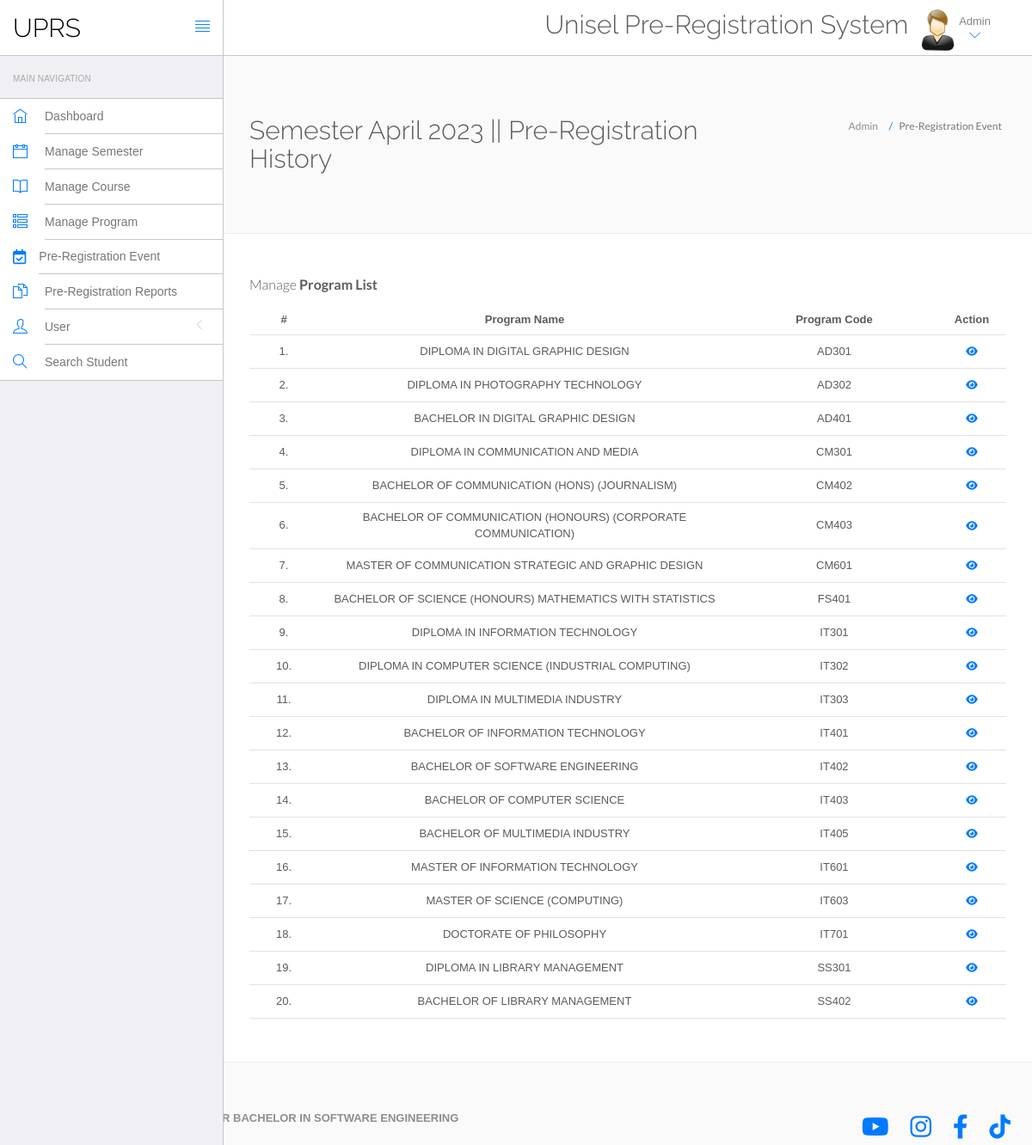
The page /admin/getProgram.php?sid=1 (signed in) on the database its author committed.
### tables this page shows
CREATE TABLE `semester` (
  `sid` int(11) NOT NULL,
  `SemesterCode` int(10) NOT NULL,
  `semesterName` varchar(30) NOT NULL,
  `CreationDate` datetime NOT NULL DEFAULT current_timestamp(),
  `status` int(1) NOT NULL,
  `startDate` datetime DEFAULT NULL,
  `endDate` datetime DEFAULT NULL
);

CREATE TABLE `program` (
  `pCode` varchar(6) NOT NULL,
  `pName` varchar(150) NOT NULL
);

### src/admin/getProgram.php (the view, shortened to what this page needs)
<?php
include('include/config.php');
if (strlen(($_SESSION['id'] == 0))) {
    header('location:logout.php');
} else {
    $sid = mysqli_real_escape_string($con, $_GET['sid']);
    $sql = mysqli_query($con, "SELECT * FROM semester WHERE sid = $sid");
    $row = mysqli_fetch_array($sql);
?>
    <!DOCTYPE html>
    <html lang="en">
    <head>
        <link rel="stylesheet" href="vendor/bootstrap/css/bootstrap.min.css">
        <link rel="stylesheet" href="vendor/fontawesome/css/font-awesome.min.css">
        <link rel="stylesheet" href="vendor/themify-icons/themify-icons.min.css">
        <link href="vendor/animate.css/animate.min.css" rel="stylesheet" media="screen">
        <link href="vendor/perfect-scrollbar/perfect-scrollbar.min.css" rel="stylesheet" media="screen">
        <link href="vendor/switchery/switchery.min.css" rel="stylesheet" media="screen">
        <link href="vendor/bootstrap-touchspin/jquery.bootstrap-touchspin.min.css" rel="stylesheet" media="screen">
        <link href="vendor/select2/select2.min.css" rel="stylesheet" media="screen">
        <link href="vendor/bootstrap-datepicker/bootstrap-datepicker3.standalone.min.css" rel="stylesheet" media="screen">
        <link href="vendor/bootstrap-timepicker/bootstrap-timepicker.min.css" rel="stylesheet" media="screen">
        <link rel="stylesheet" href="assets/css/styles.css">
        <link rel="stylesheet" href="assets/css/plugins.css">
        <link rel="stylesheet" href="assets/css/themes/theme-1.css" id="skin_color" />
        <link href="vendor/bootstrap-timepicker/bootstrap-timepicker.min.css" rel="stylesheet" media="screen">
        <link rel="stylesheet" href="https://cdnjs.cloudflare.com/ajax/libs/jquery-timepicker/1.3.5/jquery.timepicker.min.css">
    </head>
    <body>
        <div id="app">
            <?php include('include/sidebar.php'); ?>
            <div class="app-content">
                <?php include('include/header.php'); ?>
                <div class="main-content">
                    <div class="wrap-content container" id="container">
                        <section id="page-title">
                            <div class="row">
                                <div class="col-sm-8">
                                    <h2 class="mainTitle"><?php echo htmlentities($row['semesterName']) . '&nbsp' . '||' . '&nbsp' . 'Pre-Registration History' ?></h2>
                                </div>
                                <ol class="breadcrumb">
                                    <li>
                                        <span>Admin</span>
                                    </li>
                                    <li class="active">
                                        <span>Pre-Registration Event</span>
                                    </li>
                                </ol>
                            </div>
                        </section>
                        <div class="container-fluid container-fullw bg-white">
                            <div class="row">
                                <div class="col-lg-12 col-md-12">
                                </div>
                            </div>
                            <div class="row">
                                <div class="col-md-12">
                                    <h5 class="over-title margin-bottom-15">Manage <span class="text-bold">Program List</span></h5>
                                    <table class="table table-hover" id="sample-table-1">
                                        <thead>
                                            <tr>
                                                <th class="center col-md-1">#</th>
                                                <th class="center col-md-6">Program Name</th>
                                                <th class="center col-md-3">Program Code</th>
                                                <th class="center col-md-1">Action</th>
                                            </tr>
                                        </thead>
                                        <tbody>
                                            <?php
                                            $sql = mysqli_query($con, "select * from program  ORDER BY program.pCode ASC");
                                            $cnt = 1;
                                            while ($row = mysqli_fetch_array($sql)) {
                                            ?>
                                                <tr>
                                                    <td class="center col-md-1"><?php echo $cnt; ?>.</td>
                                                    <td class="center col-md-6"><?php echo $row['pName']; ?></td>
                                                    <td class="center col-md-3"><?php echo $row['pCode']; ?></td>
                                                    <td class="center col-md-1">
                                                        <div class="visible-md visible-lg hidden-sm hidden-xs">
                                                            <a href="getReport.php?pCode=<?php echo $row['pCode']; ?>&id=<?php echo $sid;?>" class="btn btn-transparent btn-xs" tooltip-placement="top" tooltip="Edit"><i class="fa fa-eye fa fa-white"></i></a>
                                                        </div>
                                                    </td>
                                                </tr>
                                            <?php
                                                $cnt = $cnt + 1;
                                            } ?>
                                        </tbody>
                                    </table>
                                </div>
                            </div>
                        </div>
                    </div>
                </div>
            </div>
        </div>
        <?php include('include/footer.php'); ?>
    </body>
    </html>
<?php } ?>

### src/admin/assets/css/themes/theme-1.css (style rules this page uses)
body { background: #FAFAFA; }

### src/admin/include/footer.php (style rules this page uses)
body { font-size: 12px; }

### rows shown on the page
semester: semesterName "Semester April 2023"
program: pName "DIPLOMA IN DIGITAL GRAPHIC DESIGN", pCode "AD301"
program: pName "DIPLOMA IN PHOTOGRAPHY TECHNOLOGY", pCode "AD302"
program: pName "BACHELOR IN DIGITAL GRAPHIC DESIGN", pCode "AD401"
program: pName "DIPLOMA IN COMMUNICATION AND MEDIA", pCode "CM301"
program: pName "BACHELOR OF COMMUNICATION (HONS) (JOURNALISM)", pCode "CM402"
program: pName "BACHELOR OF COMMUNICATION (HONOURS) (CORPORATE COMMUNICATION)", pCode "CM403"
program: pName "MASTER OF COMMUNICATION STRATEGIC AND GRAPHIC DESIGN", pCode "CM601"
program: pName "BACHELOR OF SCIENCE (HONOURS) MATHEMATICS WITH STATISTICS", pCode "FS401"
program: pName "DIPLOMA IN INFORMATION TECHNOLOGY", pCode "IT301"
program: pName "DIPLOMA IN COMPUTER SCIENCE (INDUSTRIAL COMPUTING)", pCode "IT302"
program: pName "DIPLOMA IN MULTIMEDIA INDUSTRY", pCode "IT303"
program: pName "BACHELOR OF INFORMATION TECHNOLOGY", pCode "IT401"
program: pName "BACHELOR OF SOFTWARE ENGINEERING", pCode "IT402"
program: pName "BACHELOR OF COMPUTER SCIENCE", pCode "IT403"
program: pName "BACHELOR OF MULTIMEDIA INDUSTRY", pCode "IT405"
program: pName "MASTER OF INFORMATION TECHNOLOGY", pCode "IT601"
program: pName "MASTER OF SCIENCE (COMPUTING)", pCode "IT603"
program: pName "DOCTORATE OF PHILOSOPHY", pCode "IT701"
program: pName "DIPLOMA IN LIBRARY MANAGEMENT", pCode "SS301"
program: pName "BACHELOR OF LIBRARY MANAGEMENT", pCode "SS402"
